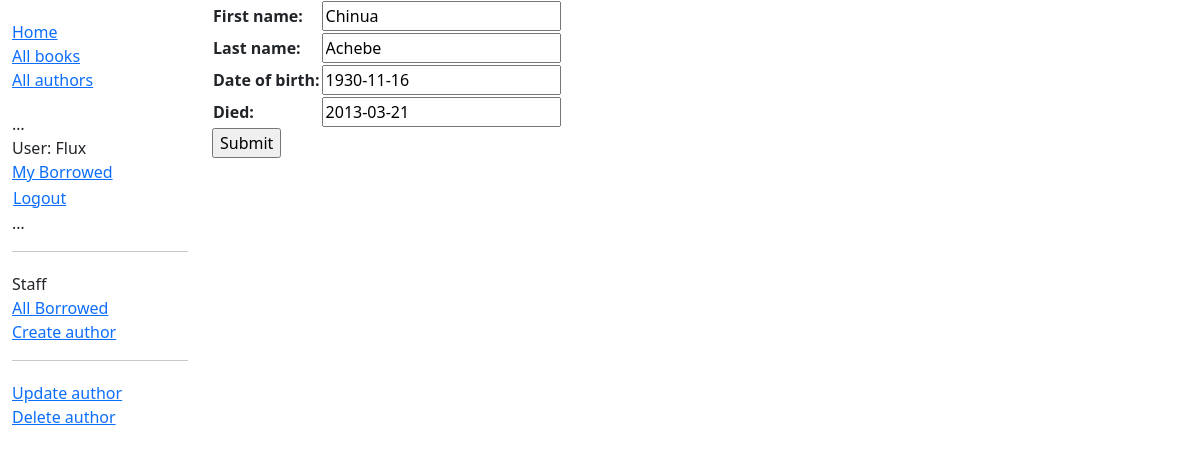
Screenshot of /catalog/author/1/update/ (signed in) with the database file from the repository.
### catalog/models.py (models this page shows, shortened)
class Author(models.Model):
    first_name = models.CharField(max_length=100)
    last_name = models.CharField(max_length=100)
    date_of_birth = models.DateField(null=True, blank=True)
    date_of_death = models.DateField('Died', null=True, blank=True)
    class Meta:
        ordering = ['last_name', 'first_name']
    def display_genre(self):
        """Create a string for the Genre. This is required to display
        genre in Admin"""
        return ', '.join(genre.name for genre in self.genre.all()[:3])
    display_genre.short_description = 'Genre'

### catalog/views.py (the view)
# urls.py: path('author/<int:pk>/update/', views.AuthorUpdate.as_view(), name='author-update'),
class AuthorUpdate(PermissionRequiredMixin, UpdateView):
    model = Author
    fields = '__all__'
    permission_required = 'catalog.change_author'

### catalog/templates/catalog/author_form.html (shortened to what this page needs)
{% extends "base_generic.html" %}
{% block content %}
<form action="" method="post">
    <table>
        {{ form.as_table }}
    </table>
    <input type="submit" value="Submit" />
</form>
{% endblock %}

### catalog/templates/base_generic.html (shortened to what this page needs)
<!doctype html>
<html lang="en">
    <head>
        <link href="https://cdn.jsdelivr.net/npm/bootstrap@5.3.3/dist/css/bootstrap.min.css"
                rel="stylesheet"
 >
        {% load static %}
        <link rel="stylesheet" href="{% static 'css/styles.css' %}" />
    </head>
    <body>
        <div class="container-fluid">
            <div class="row">
                <div class="col-sm-2">
                    {% block sidebar %}
                    <ul class="sidebar-nav">
                        <li><a href="{% url 'index' %}">Home</a></li>
                        <li><a href="{% url 'books' %}">All books</a></li>
                        <li><a href="{% url 'authors' %}">All authors</a></li>
                    </ul>
                    <ul class="sidebar-nav">
                    …
                        {% if user.is_authenticated %}
                            <li>User: {{ user.get_username }}</li>
                            <li><a href="{% url 'my-borrowed' %}">My Borrowed</a></li>
                            <li>
                            <form id="logout-form" method="post" action="{% url 'logout' %}">
                                <button type="submit" class="btn btn-link">Logout</button>
                            </form>
                            </li>
                        {% else %}
                            <li><a href="{% url 'login' %}?next={{ request.path }}">Login</a></li>
                        {% endif %}
                     …
                    </ul>
                    {% if user.is_staff %}
                    <hr>
                     <ul class="sidebar-nav">
                        <li>Staff</li>
                        <li><a href="{% url 'borrowed' %}">All Borrowed</a></li>
                        {% if perms.catalog.add_author %}
                        <li><a href="{% url 'author-create' %}">Create author</a></li>
                        {% endif %}
                    </ul>
                        {% if author %}
                        <hr>
                        <ul class="sidebar-nav">
                        {% if perms.catalog.change_author %}
                            <li><a href="{% url 'author-update' pk=author.id %}">Update author</a></li>
                        {% endif %}
                        {% if perms.catalog.delete_author %}
                            <li><a href="{% url 'author-delete' pk=author.id %}">Delete author</a></li>
                        {% endif %}
                        </ul>
                        {% endif %}
                    {% endif %}
                    {% endblock %}
                </div>
                <div class="col-sm-10">{% block content %}
                    {% endblock %}
                </div>
            </div>
        </div>
    </body>
</html>

### catalog/static/css/styles.css (style rules this page uses)
.sidebar-nav { margin-top: 20px; padding: 0; list-style: none; }
#logout-form { display: inline; }
#logout-form button { padding: 0; margin: 0; }

### rows the page displays
Author: first_name "Chinua", last_name "Achebe", date_of_birth "1930-11-16", date_of_death "2013-03-21"

### other values shown
{{ user.get_username }} "Flux"
